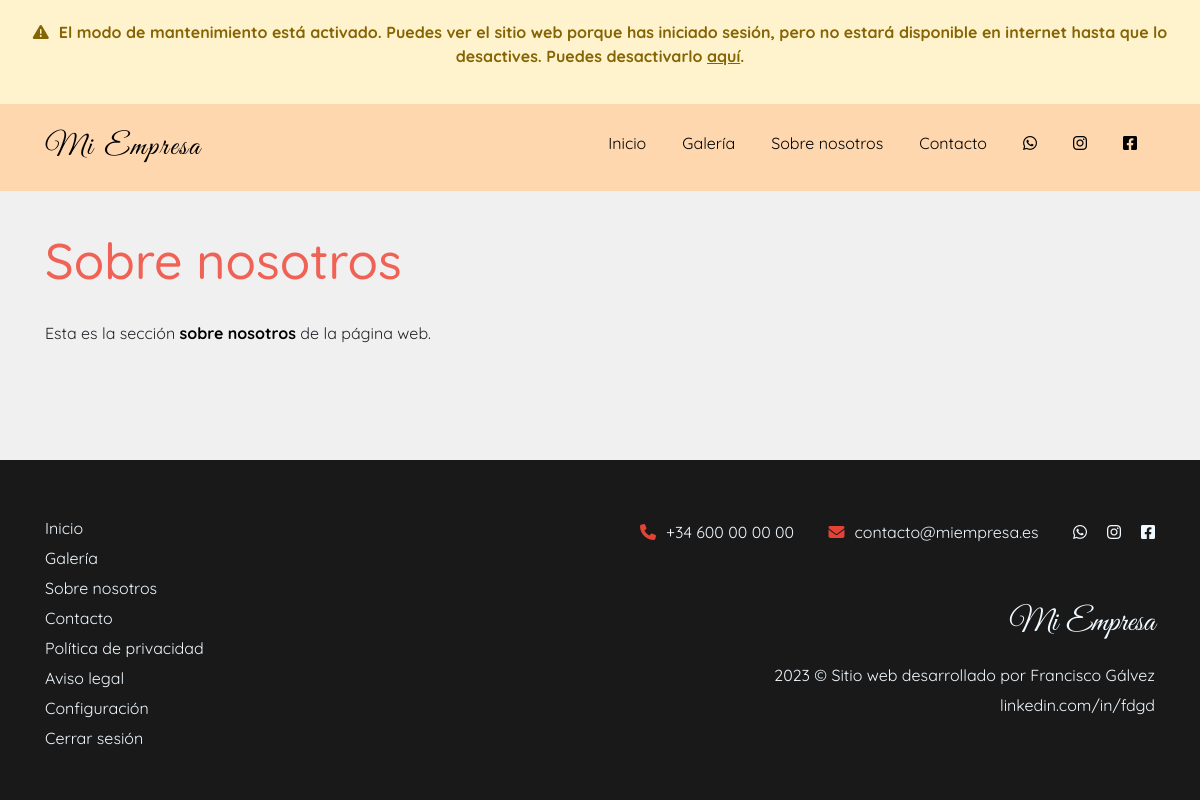
Page /sobre_nosotros.php (signed in) on the earlier database version.
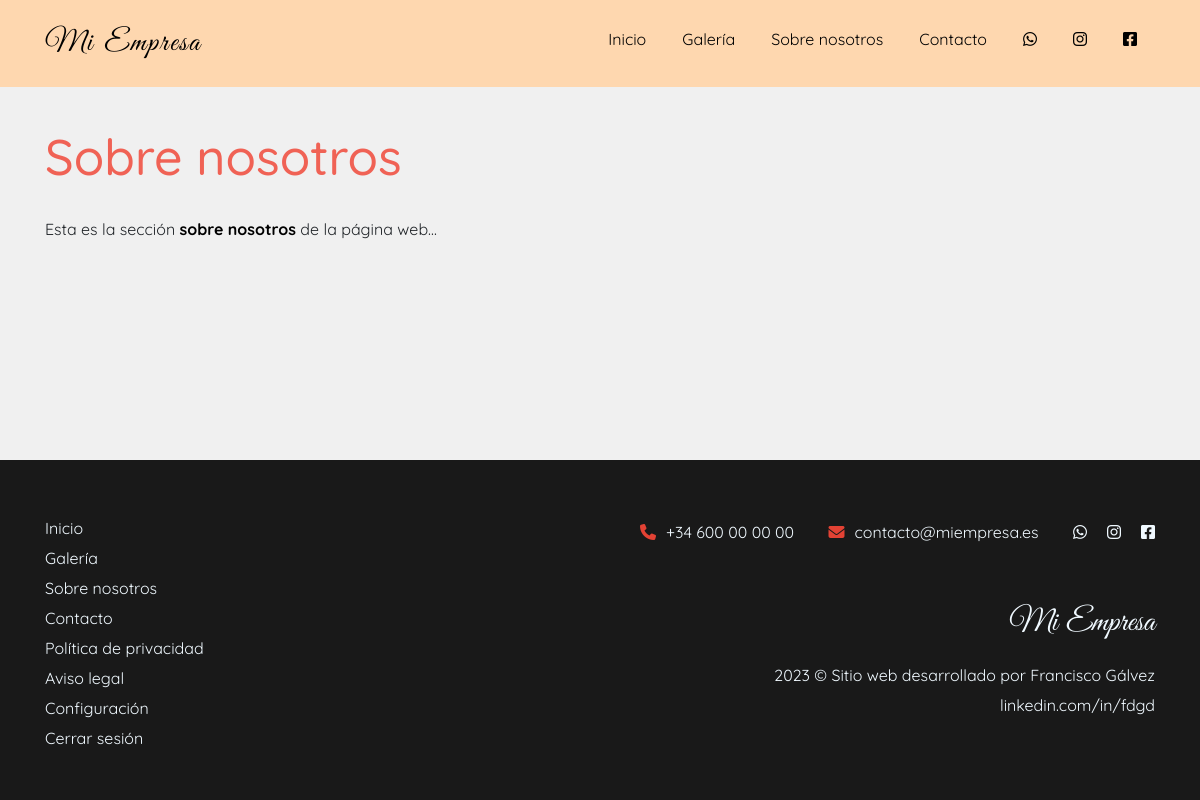
Same page on the later database version.
### tables this page shows
CREATE TABLE `company_info` (
  `key_info` varchar(255) NOT NULL,
  `value_info` longtext NOT NULL,
  `modifiedBy` int(4) NOT NULL
);

### public_html/scripts/get_uri.php (called while the page is built, shortened)
<?php
    function GetBaseUri() {
        return (isset($_SERVER['HTTPS']) && $_SERVER['HTTPS'] === 'on' ? "https" : "http") . "://$_SERVER[HTTP_HOST]";
    }
?>

### connection.php (called while the page is built)
<?php
    $DSN = 'mysql:dbname=vigal;host=127.0.0.1;charset=utf8mb4';
    $DB_user = 'root';
    $DB_pass = '';
?>

### public_html/scripts/get_site_settings.php (called while the page is built, shortened)
<?php
    require_once $_SERVER["DOCUMENT_ROOT"]."/dashboard/scripts/check_url_direct_access.php";
    require_once $_SERVER["DOCUMENT_ROOT"].'/dashboard/scripts/database_connection.php';
    function getSiteSettings() {
        $conn = new DatabaseConnection();
        $res = $conn->query("select * from company_info");
        $res[8]["value_info"] = json_decode($res[8]["value_info"], true);
        $res[4]["value_info"] = json_decode($res[4]["value_info"], true);
        return $res;
    }
?>

### public_html/dashboard/scripts/database_connection.php (called while the page is built, shortened)
<?php
    class DatabaseConnection {
        function __construct() {
            require dirname($_SERVER["DOCUMENT_ROOT"], 1).'/connection.php';
            try {
                $this->conn = new PDO($DSN, $DB_user, $DB_pass);
            } catch (PDOException $e) {
                include $_SERVER["DOCUMENT_ROOT"]."/errorpages/500.php";
                exit();
            }
        }
        public function query($sql) {
            $res = array();
            $aux = $this->conn->query($sql);
            if (gettype($aux) == "object") {
                while ($rows = $aux->fetch(PDO::FETCH_ASSOC)) {
                    array_push($res, $rows);
                }
                return $res;
            } else {
                $this->num_rows = 0;
                return $aux;
            }
        }
    }
?>

### public_html/scripts/get_maintenance_status.php (called while the page is built)
<?php
    function getMaintenanceStatus($site_settings) {
        if ($site_settings[11]["value_info"] == "false") return false;
        else return true;
    }
?>

### public_html/scripts/check_current_page.php (called while the page is built, shortened)
<?php
    require_once $_SERVER["DOCUMENT_ROOT"]."/scripts/get_uri.php";
    function currentPage($uri, $page) {
        return false;
    }
?>

### public_html/sobre_nosotros.php (the view, shortened to what this page needs)
<?php
    require_once $_SERVER["DOCUMENT_ROOT"]."/scripts/get_site_settings.php";
    require_once $_SERVER["DOCUMENT_ROOT"]."/scripts/get_uri.php";
    require_once $_SERVER["DOCUMENT_ROOT"]."/scripts/get_maintenance_status.php";
    $site_settings = getSiteSettings();
    $maintenance = getMaintenanceStatus($site_settings);
?>
<!DOCTYPE html>
<html lang="es">
<head>
    <link rel="stylesheet" href="<?=GetBaseUri()?>/includes/bootstrap/css/bootstrap.min.css">
    <link rel="stylesheet" href="<?=GetBaseUri()?>/includes/css/footer.css">
    <link rel="stylesheet" href="<?=GetBaseUri()?>/includes/css/Navigation-Clean.css">
    <link rel="stylesheet" href="<?=GetBaseUri()?>/includes/css/styles.css">
    <link rel="stylesheet" href="<?=GetBaseUri()?>/includes/css/fontawesome.all.min.css">
</head>
<body>
    <?php
    if ($maintenance && isset($_SESSION["loggedin"])) {
        include $_SERVER["DOCUMENT_ROOT"]."/snippets/maintenance_message.php";
    }
    include $_SERVER["DOCUMENT_ROOT"].'/includes/header.php';
    ?>
    <div class="container content">
        <h1 class="title">Sobre nosotros</h1>
        <?=$site_settings[9]["value_info"]?>
    </div>
    <?php
        include $_SERVER["DOCUMENT_ROOT"].'/includes/footer.php';
    ?>
</body>
</html>

### public_html/snippets/maintenance_message.php (shortened to what this page needs)
<div class="container-fluid warning-message">
    <p> <i class="i-margin fas fa-exclamation-triangle"></i>El modo de mantenimiento está activado. Puedes ver el sitio web porque has iniciado sesión, pero no estará disponible en internet hasta que lo desactives. Puedes desactivarlo <u><a href="<?=GetBaseUri()?>/dashboard?page=advanced">aquí</a></u>.</p>
</div>

### public_html/includes/header.php (shortened to what this page needs)
<?php
    require_once $_SERVER["DOCUMENT_ROOT"]."/scripts/check_current_page.php";
    $request_uri = ltrim($_SERVER["REQUEST_URI"], "/");
    $is_index_page = 0;
?>
<nav class="nav-<?=$is_index_page?"transparent":"solid"?> navbar navbar-expand-lg navigation-clean">
    <div class="container">
        <a class="navbar-brand" href="<?=GetBaseUri()?>" name="company_name"><?=$site_settings[2]["value_info"]?></a>
        <div class="collapse navbar-collapse" id="navcol-1">
            <ul class="navbar-nav nav ml-auto mt-2 mt-lg-0">
                <li class="nav-item"><a class="nav-link nav-header underline-animated <?=currentPage($request_uri, "")?'current-page':''?>" href="<?=GetBaseUri()?>" >Inicio</a></li>
                <li class="nav-item"><a class="nav-link nav-header underline-animated <?=currentPage($request_uri, "galeria")?'current-page':''?>" href="<?=GetBaseUri()?>/galeria">Galería</a></li>
                <li class="nav-item"><a class="nav-link nav-header underline-animated <?=currentPage($request_uri, "sobre-nosotros")?'current-page':''?>" href="<?=GetBaseUri()?>/sobre-nosotros">Sobre nosotros</a></li>
                <li class="nav-item"><a class="nav-link nav-header underline-animated <?=currentPage($request_uri, "contacto")?'current-page':''?>" href="<?=GetBaseUri()?>/contacto">Contacto</a></li>
                <li class="nav-item">
                    <div class="social-div">
                        <?php if (isset($site_settings[4]["value_info"]["whatsapp"])):?>
                            <div class="social-link">
                                <a class="nav-link whatsapp" data-bs-hover-animate="pulse" target="blank" href="https://wa.me/<?=$site_settings[4]["value_info"]["whatsapp"]?>"><i class="fab fa-whatsapp fa-w-16"></i></a>
                            </div>
                        <?php endif; ?>
                        <?php if (isset($site_settings[4]["value_info"]["instagram"])):?>
                            <div class="social-link">
                                <a class="nav-link instagram" data-bs-hover-animate="pulse" target="blank" href="https://www.instagram.com/<?=$site_settings[4]["value_info"]["instagram"]?>"><i class="fab fa-instagram"></i></a>
                            </div>
                        <?php endif; ?>
                        <?php if (isset($site_settings[4]["value_info"]["facebook"])):?>
                            <div class="social-link">
                                <a class="nav-link facebook" data-bs-hover-animate="pulse" target="blank" href="https://www.facebook.com/<?=$site_settings[4]["value_info"]["facebook"]?>"><i class="fab fa-facebook-square"></i></a>
                            </div>
                        <?php endif; ?>
                    </div>
                </li>
            </ul>
        </div>
    </div>
</nav>

### public_html/includes/footer.php
<footer>
    <div class="container">
        <div class="row">
            <div class="col-12 col-md-4 links-block links-spacing">
                <a href="<?=GetBaseUri()?>">Inicio</a>
                <a href="<?=GetBaseUri()?>/galeria">Galería</a>
                <a href="<?=GetBaseUri()?>/sobre-nosotros">Sobre nosotros</a>
                <a href="<?=GetBaseUri()?>/contacto">Contacto</a>
                <a href="<?=GetBaseUri()?>/politica-privacidad">Política de privacidad</a>
                <a href="<?=GetBaseUri()?>/aviso-legal">Aviso legal</a>
                <?php
                    if (!isset($_SESSION['loggedin'])) {
                        echo '<a href="'.GetBaseUri().'/login">Iniciar sesión</a>';
                    } else {
                        echo '<a href="'.GetBaseUri().'/dashboard?page=start">Configuración</a>';
                        echo '<a href="'.GetBaseUri().'/scripts/logout.php">Cerrar sesión</a>';
                    }
                ?>
            </div>
            <div class="col-12 col-md-8">
                <div class="row">
                    <div class="col contact_info links-spacing">
                        <a href="tel:<?=$site_settings[0]["value_info"]?>"><i style="color: #E34234;" class="i-margin fa-solid fa-phone"></i><?=$site_settings[0]["value_info"]?></a>
                        <a href="mailto:<?=$site_settings[3]["value_info"]?>"><i style="color: #E34234;" class="i-margin fa-solid fa-envelope"></i><?=$site_settings[3]["value_info"]?></a>
                        <div class="social">
                            <?php if (isset($site_settings[4]["value_info"]["whatsapp"])):?>
                                <a class="whatsapp" data-bs-hover-animate="pulse" target="blank" href="https://wa.me/<?=$site_settings[4]["value_info"]["whatsapp"]?>"><i class="fab fa-whatsapp fa-w-16"></i></a>
                            <?php endif; ?>
                            <?php if (isset($site_settings[4]["value_info"]["instagram"])):?>
                                <a class="instagram" data-bs-hover-animate="pulse" target="blank" href="https://www.instagram.com/<?=$site_settings[4]["value_info"]["instagram"]?>"><i class="fab fa-instagram"></i></a>
                            <?php endif; ?>
                            <?php if (isset($site_settings[4]["value_info"]["facebook"])):?>
                                <a class="facebook" data-bs-hover-animate="pulse" target="blank" href="https://www.facebook.com/<?=$site_settings[4]["value_info"]["facebook"]?>"><i class="fab fa-facebook-square"></i></a>
                            <?php endif; ?>
                        </div>
                    </div>
                </div>
                <div class="row">
                    <div class="col site_info links-block links-spacing">
                        <p class="company_name"><?=$site_settings[2]["value_info"]?></p>
                        <?=date('Y')?> © Sitio web desarrollado por Francisco Gálvez
                        <a target="blank" href="https://www.linkedin.com/in/fdgd">linkedin.com/in/fdgd</a>
                    </div>
                </div>
            </div>
        </div>
    </div>
</footer>

### public_html/includes/css/footer.css (style rules this page uses)
footer { padding: 50px 0; color: #f0f9ff; background-color: #282d32; }

### public_html/includes/css/Navigation-Clean.css (style rules this page uses)
.navigation-clean { background: #fff; padding-top: .75rem; padding-bottom: .75rem; border-radius: 0; box-shadow: none; border: none; margin-bottom: 0; }
@media (min-width:768px) { .navigation-clean { padding-top: 1rem; padding-bottom: 1rem; } }
.navigation-clean .navbar-brand { font-weight: bold; color: inherit; }
.navigation-clean .navbar-collapse, .navigation-clean .form-inline { border-top-color: #ddd; }
.navigation-clean.navbar .navbar-nav .nav-link { padding-left: 18px; padding-right: 18px; }

### public_html/includes/css/styles.css (style rules this page uses)
:root { --navbar-main-color: #fed7af; --navbar-link-hover-color: #ee4c3d; --footer-main-color: #191919; --body-background-color: #f0f0f0; --navbar-text-color: black; --title-color: #f06255; --button-main-color: #ffcc99; --button-hover-bg-color: #fcd7b2; --button-hover-text-color: #252525; --button-text-color: black; --navigation-button-text-color: black; --button-2-main-color: #ff9999; --button-2-hover-bg-color: #ffcccc; --button-3-main-color: #6fdc87; --button-3-hover-bg-color: #98e6a9; --div-bg-color-1: #e6e6e6; --div-bg-color-2: #f2f2f2; --custom-checkbox-bg-selected: #ffcc99; --pagination-main-color: #ffcc99; }
.i-margin { margin-right: 10px !important; }
.navbar-brand { font-family: 'Great Vibes'; letter-spacing: 2px; padding-right: 15px; font-weight: lighter !important; font-size: 30px; }
.navbar { color: var(--navbar-text-color) !important; }
body { background-color: var(--body-background-color); min-height: 100vh !important; margin: 0; font-family: 'Quicksand'; display: flex; flex-direction: column; }
.social-link { float: left; width: 50px; height: 50px; }
body a { color: var(--navbar-link-color) !important; }
.nav-link { display: inline-block !important; position: relative !important; color: var(--navbar-text-color); padding-bottom: 3px !important; }
.underline-animated:after { content: '' !important; display: block !important; margin: auto !important; height: 2px !important; width: 0px !important; background: transparent !important; transition: width .5s ease, background-color .5s ease !important; }
.nav-solid { background-color: var(--navbar-main-color) !important; transition: background-color 200ms linear !important; }
footer .links-block > a { display: block; }
footer .links-spacing > a { margin-top: 6px; }
footer { margin-top: auto; background-color: var(--footer-main-color) !important; }
footer .company_name { font-family: "Great Vibes"; font-size: 32px; }
footer .site_info { margin-top: 55px; }
footer .contact_info { margin-top: 10px; }
footer .social { display: inline-flex; gap: 20px; margin-left: 30px; }
ul { list-style-type: none; padding-left: 0; }
@media (min-width: 991px) { footer .site_info { text-align: right; } }
@media (min-width: 991px) { footer .contact_info > a { margin-left: 30px; } }
@media (min-width: 991px) { footer .contact_info { text-align: right; } }
@media (min-width: 991px) { h1.title { color: var(--title-color); font-size: 50px !important; text-align: left !important; margin-bottom: 30px !important; } }
@media (min-width: 991px) { .content { margin-top:40px; margin-bottom:40px; } }
footer { margin-bottom: 0; }
.warning-message { font-weight: bold; padding-top: 20px; padding-bottom: 20px; text-align: center; font-size: 16px; background-color: #FFF3CD; color: #856404; }
.warning-message i { margin-right: 5px; }

Differences in the rows shown:
removed company_info: value_info "Esta es la sección sobre nosotros de la página web."
added company_info: value_info "Esta es la sección sobre nosotros de la página web..."
Other differences:
text no longer shown: "El modo de mantenimiento está activado. Puedes ver el sitio web porque has iniciado sesión, pero no estará disponible en internet hasta que lo desactives. Puedes desactivarlo aquí ."
